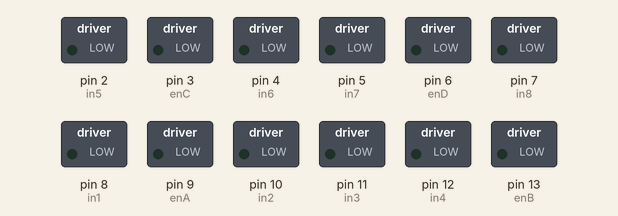
The sketch below on a simulated Arduino Uno, built with avr-gcc and run on an emulated ATmega328P. On the bench: switched loads named in the sketch (green lamp = pin HIGH).

Above: at 0.1 s.
At 5.1 s:
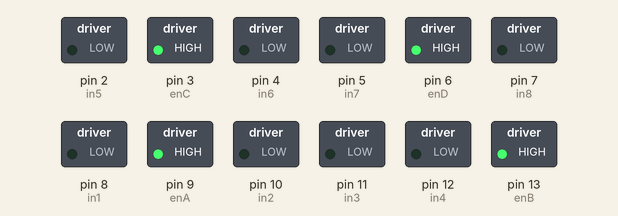
At 8.55 s:
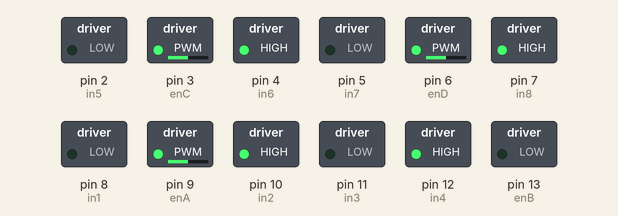
At 18.3 s:
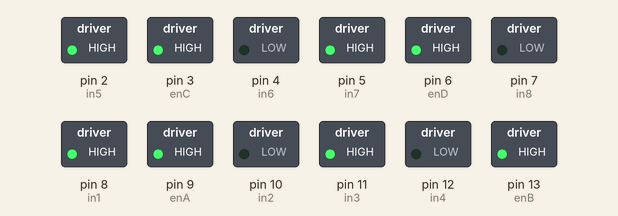
At 26.99 s:
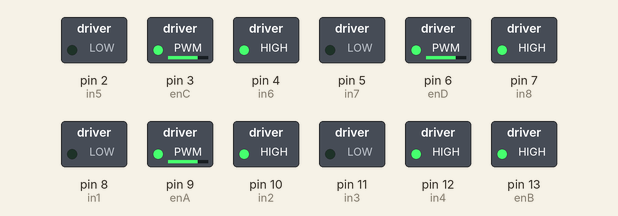
At 37.5 s:
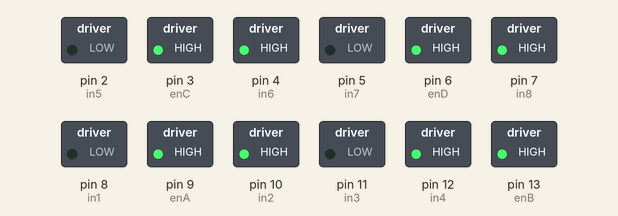
Timing chart, 0 to 40.0 s (numbered marks = the images above):
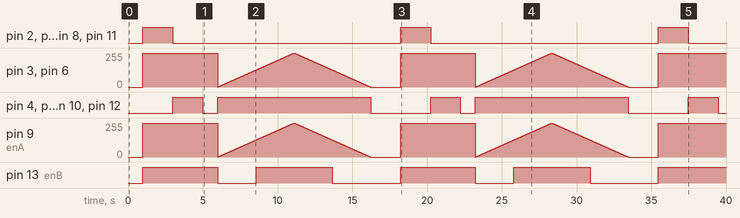

Measured:
- by itself, pin 2 (in5), pin 5 (in7), pin 8 (in1), pin 11 (in3): alternates HIGH for 2.0 s and LOW for 15.2 s
- by itself, pin 4 (in6), pin 7 (in8), pin 10 (in2), pin 12 (in4): repeats every 17.2 s: LOW 1.0 s, HIGH 10.2 s, LOW 4.0 s, HIGH 2.0 s
- by itself, pin 13 (enB): LOW → HIGH at 1.0 s, → LOW 5.0 s later, → HIGH 2.6 s later, → LOW 5.1 s later, … (9 changes in this stretch)

The sketch:

DC4MotorsWorka.ino
```cpp
// Motor A connections Front Left
int enA = 9;
int in1 = 8;
int in2 = 10;
// Motor B connections Front Right
int enB = 13;
int in3 = 11;
int in4 = 12;
// Motor C connections Back Left
int enC = 3;
int in5 = 2;
int in6 = 4;
// Motor D connections Back Right
int enD = 6;
int in7 = 5;
int in8 = 7;

void setup()
{
  // Set all the motor control pins to outputs for A and B motors
  pinMode(enA, OUTPUT);
  pinMode(enB, OUTPUT);
  pinMode(in1, OUTPUT);
  pinMode(in2, OUTPUT);
  pinMode(in3, OUTPUT);
  pinMode(in4, OUTPUT);

  // Set all the motor control pins to outputs for C and D motors
  pinMode(enC, OUTPUT);
  pinMode(enD, OUTPUT);
  pinMode(in5, OUTPUT);
  pinMode(in6, OUTPUT);
  pinMode(in7, OUTPUT);
  pinMode(in8, OUTPUT);

  // Turn off all motors  - Initial state
  digitalWrite(in1, LOW);
  digitalWrite(in2, LOW);
  digitalWrite(in3, LOW);
  digitalWrite(in4, LOW);
  digitalWrite(in5, LOW);
  digitalWrite(in6, LOW);
  digitalWrite(in7, LOW);
  digitalWrite(in8, LOW);
}

void loop()
{
  delay(1000);
  directionControl();
  delay(1000);
  speedControl();
  delay(1000);
}

// This function lets you control spinning direction of motors
void directionControl()
{
  // Set motors to maximum speed
  // For PWM maximum possible values are 0 to 255
  analogWrite(enA, 255);
  analogWrite(enB, 255);
  analogWrite(enC, 255);
  analogWrite(enD, 255);

  // Turn on motor A & B, C & D
  digitalWrite(in1, HIGH);
  digitalWrite(in2, LOW);
  digitalWrite(in3, HIGH);
  digitalWrite(in4, LOW);
  digitalWrite(in5, HIGH);
  digitalWrite(in6, LOW);
  digitalWrite(in7, HIGH);
  digitalWrite(in8, LOW);
  delay(2000);

  // Now change motor directions
  digitalWrite(in1, LOW);
  digitalWrite(in2, HIGH);
  digitalWrite(in3, LOW);
  digitalWrite(in4, HIGH);
  digitalWrite(in5, LOW);
  digitalWrite(in6, HIGH);
  digitalWrite(in7, LOW);
  digitalWrite(in8, HIGH);
  delay(2000);

  // Turn off motors
  digitalWrite(in1, LOW);
  digitalWrite(in2, LOW);
  digitalWrite(in3, LOW);
  digitalWrite(in4, LOW);
  digitalWrite(in5, LOW);
  digitalWrite(in6, LOW);
  digitalWrite(in7, LOW);
  digitalWrite(in8, LOW);
}

// This function lets you control speed of the motors
void speedControl()
{
  // Turn on motors
  digitalWrite(in1, LOW);
  digitalWrite(in2, HIGH);
  digitalWrite(in3, LOW);
  digitalWrite(in4, HIGH);
  digitalWrite(in5, LOW);
  digitalWrite(in6, HIGH);
  digitalWrite(in7, LOW);
  digitalWrite(in8, HIGH);

  // Accelerate from zero to maximum speed
  for (int i = 0; i < 255; i++)
  {
    analogWrite(enA, i);
    analogWrite(enB, i);
    analogWrite(enC, i);
    analogWrite(enD, i);
    delay(20);
  }

  // Decelerate from maximum speed to zero
  for (int i = 255; i >= 0; --i)
  {
    analogWrite(enA, i);
    analogWrite(enB, i);
    analogWrite(enC, i);
    analogWrite(enD, i);
    delay(20);
  }

  // Now turn off motors
  digitalWrite(in1, LOW);
  digitalWrite(in2, LOW);
  digitalWrite(in3, LOW);
  digitalWrite(in4, LOW);
  digitalWrite(in5, LOW);
  digitalWrite(in6, LOW);
  digitalWrite(in7, LOW);
  digitalWrite(in8, LOW);
}
```
